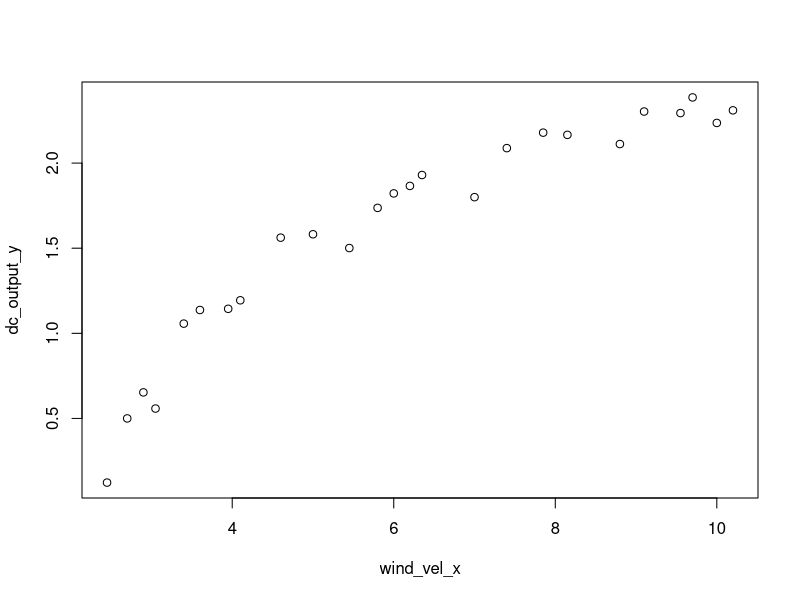
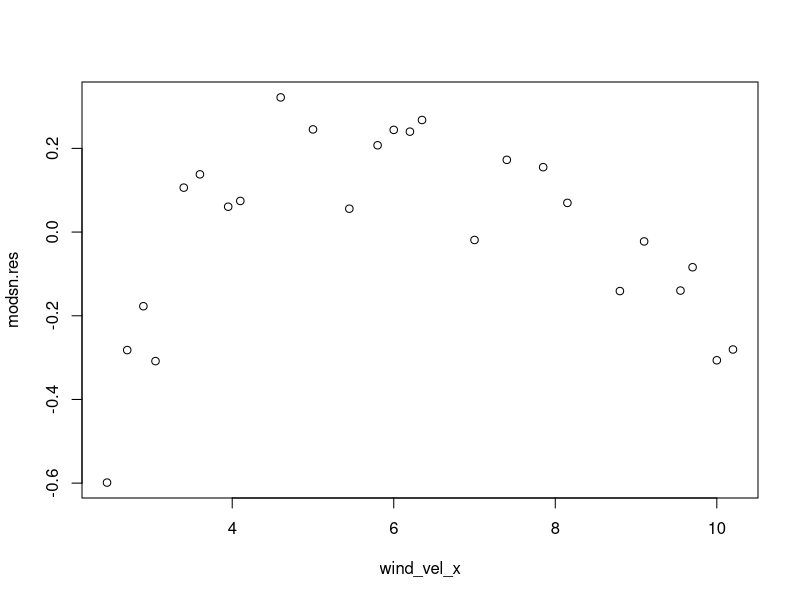
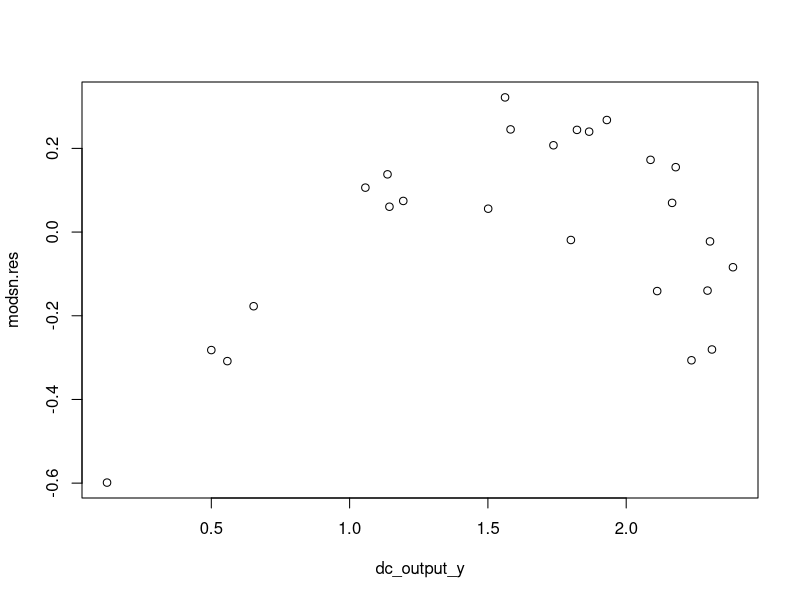
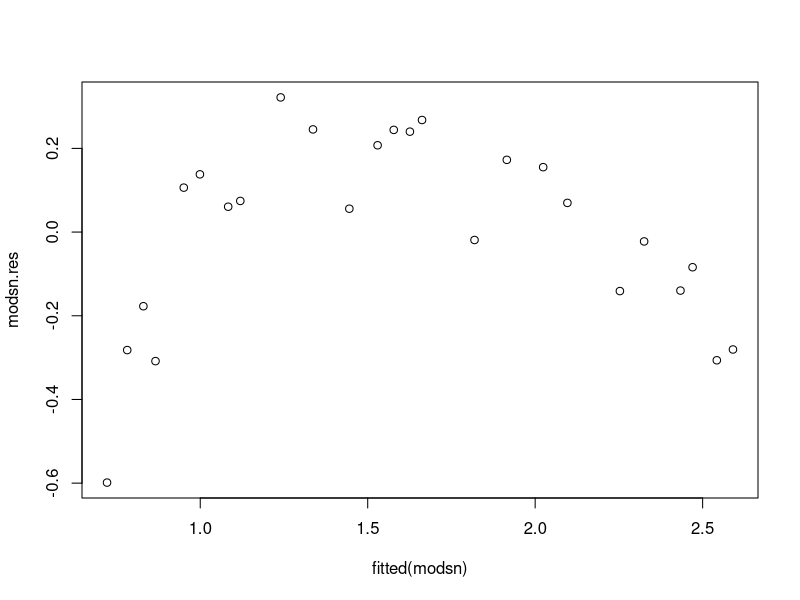
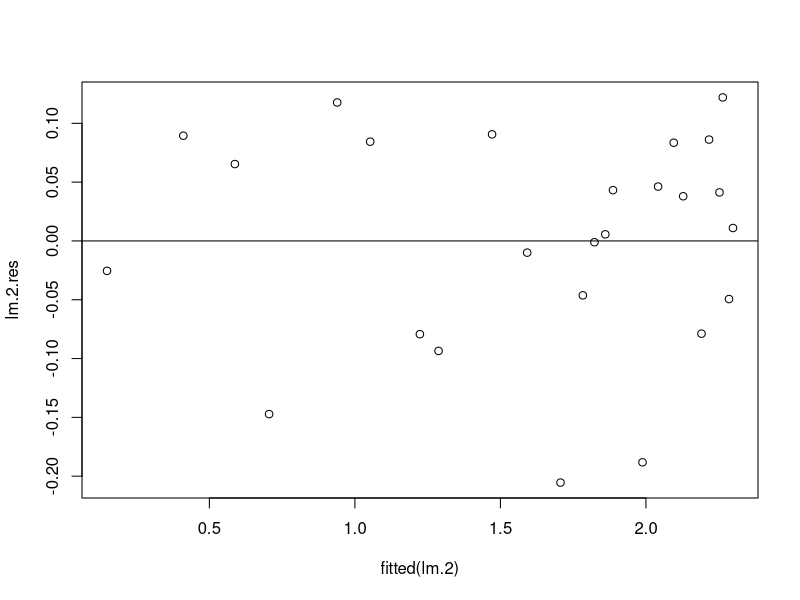

Write the R code that produced these figures, in order.
# MATH 5345 HW 4 Q2 - Q4 - Joshua Mitchell
setwd("/Users/jm/joshualmitchell.github.io/MATH5345/lec/")
wind_data <- read.table("5.2windmdata.txt", header=T)
wind_data

# Step 1: Get Data
# - lm (y ~ x)
# - get summary statistics
# - lm.1 = lm(y ~ x)
# - plot residuals: plot(lm.1$residuals, lm.1$fitted)

last_column <- ncol(wind_data)
wind_vel_x = wind_data[,2] # Wind Velocity
dc_output_y = wind_data[,3] # DC Output

modsn <- lm(dc_output_y ~ wind_vel_x)

summary(modsn)
anova(modsn)

modsn.res <- modsn$residuals
plot(wind_vel_x, dc_output_y)
plot(wind_vel_x, modsn.res)
plot(dc_output_y, modsn.res)

plot(fitted(modsn), modsn.res)

# Step 2: Do transformation (to a new y: y' or a new x: x')
# - lm(y'~x') or lm(y'~x) or lm(y~x') (i.e. x' = 1/x)
# get summary statistics
# plot residuals

new_x <- 1 / wind_vel_x

lm.2 <- lm(dc_output_y ~ new_x)
lm.2
lm.2.res <- lm.2$residuals
summary(lm.2)
anova(lm.2)

plot(fitted(lm.2), lm.2.res)
abline(h=0) # Falls within "A band" and doesn't have a curve

# data --> model --> decide it needs to be transformed (modify x) --> transformed model (y ~ 1/x) 
# --> new data (x) --> put into transformed model --> y 

# new data (x) --> transform x --> put into new (Transformed) model --> y (the predicted value)

